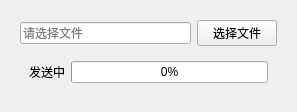
<?xml version="1.0" encoding="UTF-8"?>
<ui version="4.0">
 <class>MainWindow</class>
 <widget class="QWidget" name="MainWindow">
  <property name="geometry">
   <rect>
    <x>0</x>
    <y>0</y>
    <width>297</width>
    <height>109</height>
   </rect>
  </property>
  <property name="windowTitle">
   <string>Form</string>
  </property>
  <layout class="QVBoxLayout" name="verticalLayout_2">
   <item>
    <widget class="QStackedWidget" name="stackedWidget">
     <property name="currentIndex">
      <number>0</number>
     </property>
     <widget class="QWidget" name="sendPage">
      <layout class="QVBoxLayout" name="verticalLayout">
       <item>
        <layout class="QHBoxLayout" name="horizontalLayout_2">
         <item>
          <widget class="QLineEdit" name="filePathEdit">
           <property name="placeholderText">
            <string>请选择文件</string>
           </property>
          </widget>
         </item>
         <item>
          <widget class="QPushButton" name="select_Send_btn">
           <property name="text">
            <string>选择文件</string>
           </property>
          </widget>
         </item>
        </layout>
       </item>
       <item>
        <widget class="QWidget" name="sendProgressWidget" native="true">
         <layout class="QHBoxLayout" name="horizontalLayout">
          <item>
           <widget class="QLabel" name="label_2">
            <property name="text">
             <string>发送中</string>
            </property>
           </widget>
          </item>
          <item>
           <widget class="QProgressBar" name="sendProgressBar">
            <property name="value">
             <number>0</number>
            </property>
           </widget>
          </item>
         </layout>
        </widget>
       </item>
      </layout>
     </widget>
     <widget class="QWidget" name="recvPage">
      <layout class="QHBoxLayout" name="horizontalLayout_3">
       <item>
        <widget class="QLabel" name="label">
         <property name="text">
          <string>接受中</string>
         </property>
        </widget>
       </item>
       <item>
        <widget class="QProgressBar" name="recvProgressBar">
         <property name="value">
          <number>0</number>
         </property>
        </widget>
       </item>
      </layout>
     </widget>
    </widget>
   </item>
  </layout>
 </widget>
 <resources/>
 <connections/>
</ui>
